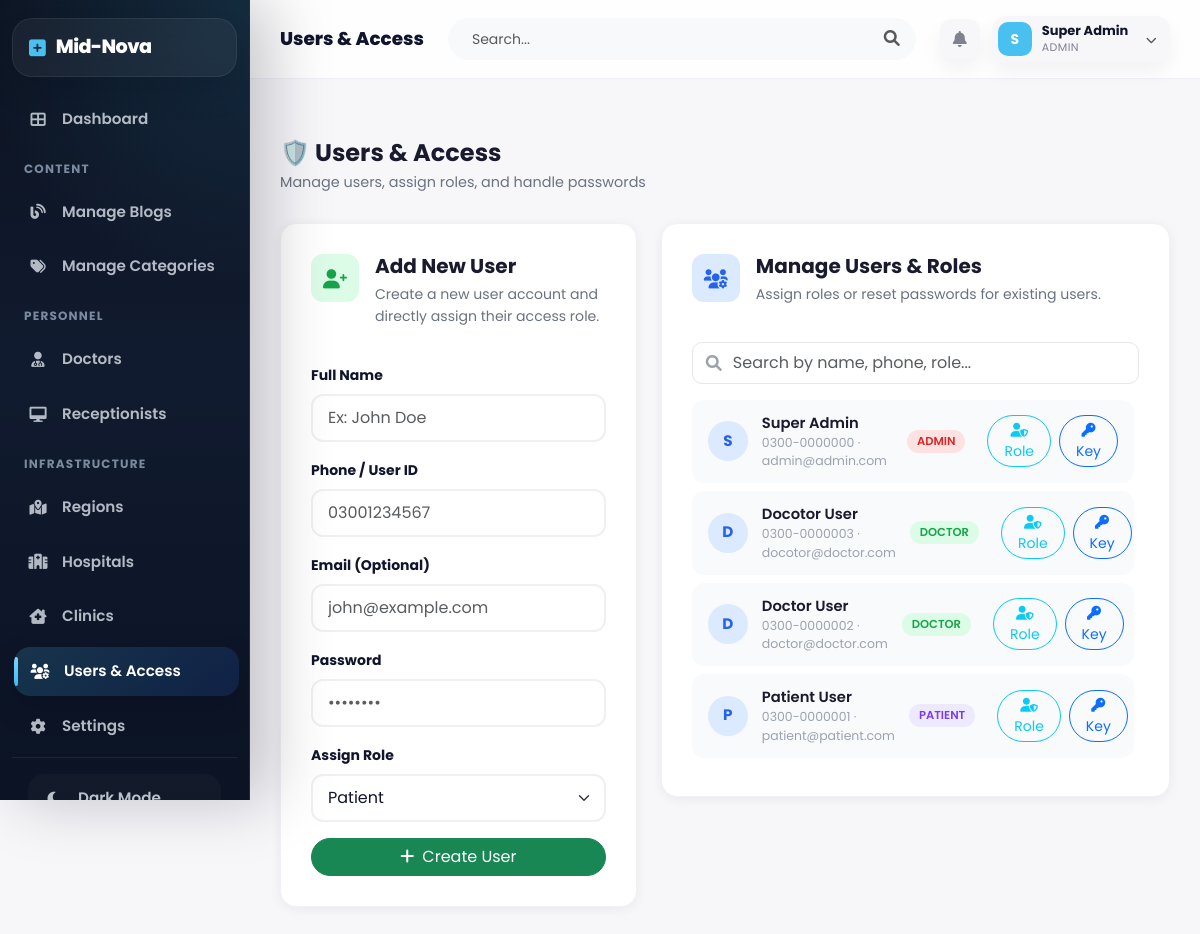
Page /?route=admin/users (signed in) on the committed database.
### tables this page shows
CREATE TABLE IF NOT EXISTS `users` (
  `id` int(11) NOT NULL AUTO_INCREMENT,
  `name` varchar(100) NOT NULL,
  `email` varchar(100) NOT NULL,
  `phone` varchar(20) DEFAULT NULL,
  `password` varchar(255) NOT NULL,
  `role` enum('admin', 'doctor', 'receptionist', 'patient', 'hospital_admin') NOT NULL,
  `is_active` tinyint(1) DEFAULT 1,
  `created_at` timestamp DEFAULT CURRENT_TIMESTAMP,
  PRIMARY KEY (`id`),
  UNIQUE KEY `email_role` (`email`, `role`)
);

### controllers/AdminController.php (called while the page is built, shortened)
<?php
class AdminController extends Controller {
    public function users() {
        $stmt = $this->db->query("
            SELECT u.id, u.name, u.email, u.phone, u.role, u.created_at, h.name as hospital_name, h.id as hospital_id
            FROM users u
            LEFT JOIN hospitals h ON u.id = h.user_id
            ORDER BY u.role ASC, u.name ASC
        ");
        $data['users'] = $stmt->fetchAll(PDO::FETCH_ASSOC);
        $stmt_h = $this->db->query("SELECT id, name, type FROM hospitals ORDER BY name ASC");
        $data['hospitals'] = $stmt_h->fetchAll(PDO::FETCH_ASSOC);
        $data['page_title'] = "Users & Access";
        $this->view('admin/users', $data);
    }
}

### index.php (called while the page is built, shortened)
<?php
require_once 'config/Database.php';
require_once 'core/Controller.php';
$router = new Router();
$router->run();

### config/Database.php (called while the page is built, shortened)
<?php
class Database {
    private $db_name = 'u230645419_fyp_mediqu';
    public function getConnection() {
        $this->conn = null;
        $isLocal = false;
        if (isset($_SERVER['HTTP_HOST'])) {
            $hostHeader = $_SERVER['HTTP_HOST'];
            if (stripos($hostHeader, 'localhost') !== false || stripos($hostHeader, '127.0.0.1') !== false) {
                $isLocal = true;
            }
        } else {
            $isLocal = true;
        }
        if ($isLocal) {
            $ports = ['3306', '3308', '3307'];
            foreach ($ports as $candidatePort) {
                try {
                    $dsn = "mysql:host=127.0.0.1;port=" . $candidatePort . ";dbname=" . $this->db_name;
                    $options = [
                        PDO::ATTR_ERRMODE => PDO::ERRMODE_EXCEPTION,
                        PDO::ATTR_TIMEOUT => 2,
                    ];
                    $this->conn = new PDO($dsn, 'root', '', $options);
                    $this->conn->exec("set names utf8");
                    $connected = true;
                    break;
                } catch (PDOException $e) {
                    if ($e->getCode() == 1049) {
                        $this->host = '127.0.0.1';
                        $this->port = $candidatePort;
                        $this->username = 'root';
                        $this->password = '';
                        return $this->createDatabase();
                    }
                }
            }
        }
        return $this->conn;
    }
}

### views/admin/users.php (the view, shortened to what this page needs)
<?php include 'views/layouts/header.php'; ?>
<div style="display: flex; justify-content: space-between; align-items: center; margin-bottom: 30px;">
    <div>
        <h4 style="font-weight: 700; margin: 0; color: #1a1a2e;">🛡️ Users & Access</h4>
        <p style="color: #6b7280; font-size: 0.9rem; margin: 4px 0 0;">Manage users, assign roles, and handle passwords</p>
    </div>
</div>
<div class="row g-4">
    <div class="col-lg-5">
        <div class="settings-card">
            <div class="d-flex align-items-start gap-3 mb-3">
                <div class="icon-box green"><i class="fas fa-user-plus"></i></div>
                <div>
                    <h5>Add New User</h5>
                    <p class="card-desc">Create a new user account and directly assign their access role.</p>
                </div>
            </div>
            <form action="?route=admin/add_user" method="POST">
                <div class="mb-3">
                    <label class="form-label fw-bold small">Full Name</label>
                    <input type="text" name="name" class="form-control" required placeholder="Ex: John Doe">
                </div>
                <div class="mb-3">
                    <label class="form-label fw-bold small">Phone / User ID</label>
                    <input type="text" name="phone" class="form-control" required placeholder="03001234567">
                </div>
                <div class="mb-3">
                    <label class="form-label fw-bold small">Email (Optional)</label>
                    <input type="email" name="email" class="form-control" placeholder="john@example.com">
                </div>
                <div class="mb-3">
                    <label class="form-label fw-bold small">Password</label>
                    <input type="password" name="password" class="form-control" required placeholder="••••••••">
                </div>
                <div class="mb-3">
                    <label class="form-label fw-bold small">Assign Role</label>
                    <select name="role" id="add_user_role_select" class="form-select" required>
                        <option value="patient" selected>Patient</option>
                    </select>
                </div>
                <button type="submit" class="btn btn-success w-100 rounded-pill"><i class="fas fa-plus me-2"></i>Create User</button>
            </form>
        </div>
    </div>
    <div class="col-lg-7">
        <div class="settings-card">
            <div class="d-flex align-items-start gap-3 mb-3">
                <div class="icon-box blue"><i class="fas fa-users-cog"></i></div>
                <div>
                    <h5>Manage Users & Roles</h5>
                    <p class="card-desc">Assign roles or reset passwords for existing users.</p>
                </div>
            </div>
            <div class="search-input-wrap mb-3">
                <i class="fas fa-search"></i>
                <input type="text" id="userSearch" placeholder="Search by name, phone, role..." class="form-control" onkeyup="filterUsers()">
            </div>
            <div style="max-height: 520px; overflow-y: auto; padding-right:5px;" id="usersListContainer">
                <?php if(isset($users) && count($users) > 0): ?>
                    <?php foreach($users as $u): ?>
                        <div class="user-row" data-search="<?= strtolower($u['name'] . ' ' . ($u['phone'] ?? '') . ' ' . $u['role'] . ' ' . ($u['hospital_name'] ?? '')) ?>">
                            <div class="avatar"><?= strtoupper(substr($u['name'], 0, 1)) ?></div>
                            <div class="info">
                                <div class="name"><?= htmlspecialchars($u['name']) ?></div>
                                <div class="meta">
                                    <?= htmlspecialchars($u['phone'] ?? 'No phone') ?> · <?= htmlspecialchars($u['email'] ?? 'No email') ?>
                                </div>
                            </div>
                            <span class="role-badge <?= $u['role'] ?>"><?= str_replace('_', ' ', $u['role']) ?></span>
                            <div class="d-flex gap-2 ms-2">
                                <button class="btn btn-sm btn-outline-info rounded-pill px-3" data-bs-toggle="modal" data-bs-target="#changeRoleModal"
                                    onclick="setRoleUser(<?= $u['id'] ?>, '<?= htmlspecialchars(addslashes($u['name'])) ?>', '<?= $u['role'] ?>', '<?= $u['hospital_id'] ?? '' ?>')">
                                    <i class="fas fa-user-shield"></i> Role
                                </button>
                                <button class="btn btn-sm btn-outline-primary rounded-pill px-3" data-bs-toggle="modal" data-bs-target="#resetPasswordModal"
                                    onclick="setResetUser(<?= $u['id'] ?>, '<?= htmlspecialchars(addslashes($u['name'])) ?>', '<?= $u['role'] ?>')">
                                    <i class="fas fa-key"></i> Key
                                </button>
                            </div>
                        </div>
                    <?php endforeach; ?>
                <?php else: ?>
                    <div class="text-center text-muted py-4"><i class="fas fa-users fa-2x mb-2 d-block opacity-50"></i>No users found.</div>
                <?php endif; ?>
            </div>
        </div>
    </div>
</div>
<?php include 'views/layouts/footer.php'; ?>

### rows in the picture
users: name "S", name "Super Admin", phone "0300-0000000", email "admin@admin.com", role "ADMIN"
users: name "D", name "Docotor User", phone "0300-0000003", email "docotor@doctor.com", role "DOCTOR"
users: name "D", name "Doctor User", phone "0300-0000002", email "doctor@doctor.com", role "DOCTOR"
users: name "P", name "Patient User", phone "0300-0000001", email "patient@patient.com", role "PATIENT"

### other values in the picture
$page_title "Users & Access"
substr($_SESSION['name'] ?? 'U', 0, 1) "S"
$_SESSION['name'] "Super Admin"
str_replace('_', ' ', $_SESSION['role'] ?? 'Admin') "ADMIN"
